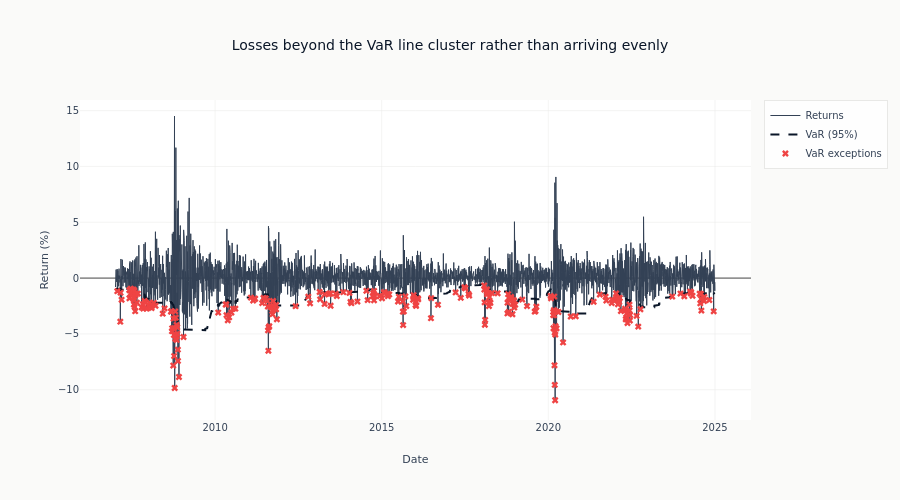

The cell this chart's notebook holds for it:
### Code cell
test_dates = dates[ROLLING_WINDOW:]
test_returns = returns[ROLLING_WINDOW:]

fig = go.Figure()
fig.add_trace(
    go.Scatter(
        x=test_dates,
        y=test_returns * 100,
        mode="lines",
        name="Returns",
        line=dict(color=COLORS["neutral"], width=1),
    )
)
fig.add_trace(
    go.Scatter(
        x=test_dates,
        y=-best_result["var_estimates"] * 100,
        mode="lines",
        name="VaR (95%)",
        line=dict(color=COLORS["blue"], dash="dash"),
    )
)
mask = best_result["exceptions"]
fig.add_trace(
    go.Scatter(
        x=test_dates[mask],
        y=test_returns[mask] * 100,
        mode="markers",
        name="VaR exceptions",
        marker=dict(color=COLORS["negative"], size=6, symbol="x"),
    )
)
fig.update_layout(
    title="Losses beyond the VaR line cluster rather than arriving evenly",
    xaxis_title="Date",
    yaxis_title="Return (%)",
    height=500,
)
show_plotly_with_alt(
    fig,
    "A daily return series with a dashed VaR line beneath it and crosses marking the days the loss exceeded that line. The crosses are not spread evenly: they bunch tightly in 2008 and 2020 and are sparse for long stretches between.",
)

### Figure 1 — Plotly figure (JSON) as saved in the notebook; plotly's stock layout.template omitted (floating-point values rounded to 4 significant figures; data arrays with more than 128 entries replaced by an {"elided": "..."} marker saying what was removed)
{"data": [{"line": {"color": "#334155", "width": 1}, "mode": "lines", "name": "Returns", "type": "scatter", "x": {"elided": "4528 str values"}, "y": {"elided": "4528 float values"}}, {"line": {"color": "#0a1628", "dash": "dash"}, "mode": "lines", "name": "VaR (95%)", "type": "scatter", "x": {"elided": "4528 str values"}, "y": {"elided": "4528 float values"}}, {"marker": {"color": "#ef4444", "size": 6, "symbol": "x"}, "mode": "markers", "name": "VaR exceptions", "type": "scatter", "x": {"elided": "251 str values"}, "y": {"elided": "251 float values"}}], "layout": {"height": 500, "title": {"text": "Losses beyond the VaR line cluster rather than arriving evenly"}, "xaxis": {"title": {"text": "Date"}}, "yaxis": {"title": {"text": "Return (%)"}}}}
